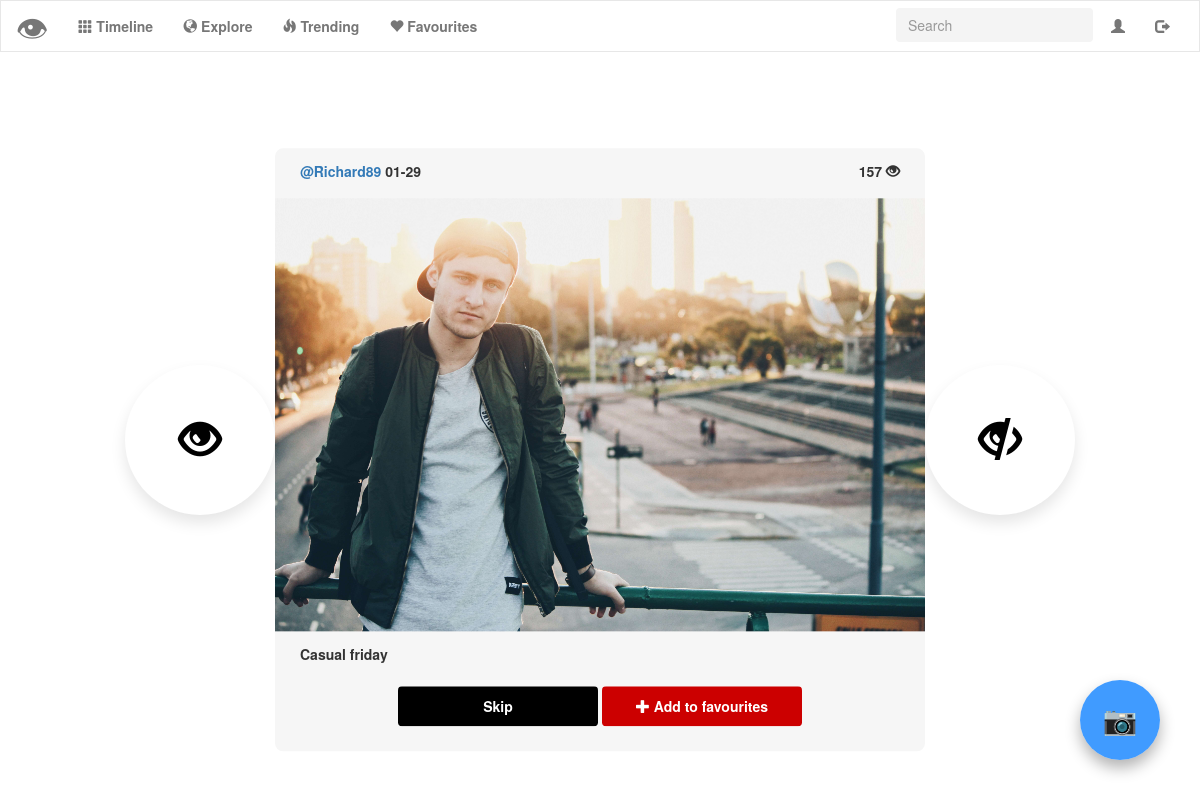
Page / (signed in) on the committed database.
### tables this page shows
CREATE TABLE 'uploads' ('id' integer PRIMARY KEY AUTOINCREMENT NOT NULL, 'user_id' integer NOT NULL, 'upload' text NOT NULL, 'description' text NOT NULL, 'timestamp' double precision NOT NULL DEFAULT CURRENT_TIMESTAMP, 'username'  text NOT NULL  , 'score' INTEGER NOT NULL DEFAULT 0);

### application.py (the view)
@app.route("/")
def index():
    user_id = check_logged_in()
    random_photo = get_random_photo()
    seen = request_seen(user_id)
    if user_id == 0:
        flash("Log in or register to like and dislike the pictures!")
        return render_template("index.html", random=random_photo[0], user_id=user_id)
    else:
        for photo in random_photo:
            if photo["id"] not in seen and get_user_id(photo["username"]) != user_id:
                return render_template("index.html", random=photo, user_id=user_id)
        flash("No more pictures available at the moment! Please come back later!")
        return redirect(url_for("account"))

### helpers.py (called while the page is built)
def check_username(username):
    usernames = db.execute("SELECT * FROM users WHERE username = :username", username=username)
    return usernames

def get_user_id(username):
    return check_username(username)[0]["user_id"]

def check_logged_in():
    try:
        user_id = session["user_id"]
    except Exception:
        user_id = 0
    return user_id

def change_timestamp(post_list):
    for post in post_list:
        date = post["timestamp"]
        date = date[5:11]
        post["timestamp"] = date
    return post_list

def get_random_photo():
    random = db.execute("SELECT username, upload, description, score, timestamp, id FROM uploads ORDER BY RANDOM()")
    random = change_timestamp(random)
    return random

def request_seen(user_id):
    seen = db.execute("SELECT * FROM explore WHERE user_id=:user_id", user_id=user_id)
    seen_id = []
    for post in seen:
        seen_id.append(post["photo_id"])
    return seen_id

### templates/index.html (shortened to what this page needs)
{% extends "layout.html" %}
{% block main %}
<div id="random_image">
	<div class="description-post">
		<a href="{{ url_for('profile', username=random.username) }}">
			<label id="username">{{ random.username }} </label>
		</a>
		<label id="timestamp">{{ random.timestamp }} </label>
		<label id="score">{{ random.score }}
			<span class="glyphicon glyphicon-eye-open"></span>
		</label>
	</div>
	<img src="/upload/{{ random.upload }}" class="img-responsive-home" id="random_file">
		<div class="bottom-description">
			<label id="description">{{ random.description }} </label>
		</div>
		<div class="skip_buttons">
			<button id="skip" onclick="skipButtonClicked({{ random.id }})" class="btn btn-dark">
				<b>Skip</b>
			</button>
            {% if user_id is not sameas 0 %}
			<button id="favourite" onclick="favouriteButtonClicked({{ user_id }}, {{ random.id }})" class="btn btn-red btn-fav-explore">
				<span class="glyphicon glyphicon-plus"></span>
				<b> Add to favourites</b>
			</button>
            {% endif %}
		</div>
	</div>
    {% if user_id is not sameas 0 %}
	<button id="like" onclick="likeButtonClicked({{ random.id }})" class="btn like-btn">
		<span class="glyphicon glyphicon-eye-open" id="like-span-button"></span>
	</button>
	<button id="dislike" onclick="dislikeButtonClicked({{ random.id }})" class="btn dislike-btn">
		<span class="glyphicon glyphicon-eye-close" id="dislike-span-button"></span>
	</button>
    {% endif %}
{% endblock %}

### static/styles.css (style rules this page uses)
html,body { overflow-x: hidden; width: 100%; }
main img { max-width: 100%; }
.btn { width:200px !important; background-color:black; color:white; height:40px; margin-top: 5px; }
.btn-red { width:200px !important; background-color:#cc0000; color:white; height:40px; margin-top: 5px; }
.img-responsive-home { object-fit: cover; min-width: 400px !important; min-height:350px !important; max-width: 650px !important; max-height: 450px !important; }
#random_image { margin-top:50px; border-radius: 8px; position: absolute; left: 50%; top: 50%; -webkit-transform: translate(-50%, -50%); transform: translate(-50%, -50%); background-color: rgba(246,246,246,1); padding-top:25px; padding-bottom:25px; }
#like-span-button, #dislike-span-button { font-size: 3em; color:black; }
.like-btn { position: absolute; left:125px; top:45%; border-radius:100%; height:150px; width:150px !important; background-color:white; box-shadow: 0px 8px 15px rgba(0, 0, 0, 0.1); transition: all 0.3s ease 0s; cursor: pointer; outline: none; }
.dislike-btn { position: absolute; right:125px; top:45%; border-radius:100%; height:150px; width:150px !important; background-color:white; box-shadow: 0px 8px 15px rgba(0, 0, 0, 0.1); transition: all 0.3s ease 0s; cursor: pointer; outline: none; }
.description-post { position: relative; top: 50%; transform: translateY(-50%); -webkit-transform: translateY(-50%); text-align: left; padding-left: 25px; }
.bottom-description { position: relative; top: -50%; transform: translateY(50%); -webkit-transform: translateY(50%); text-align: left; padding-left: 25px; margin-bottom: 25px; }
@media only screen and (min-width: 800px) { #like, #dislike { display: inline-block; } }
#score { float:right; padding-right: 25px }

### rows in the picture
uploads: username "@Richard89", timestamp "01-29", score "157", upload (picture), description "Casual friday"
